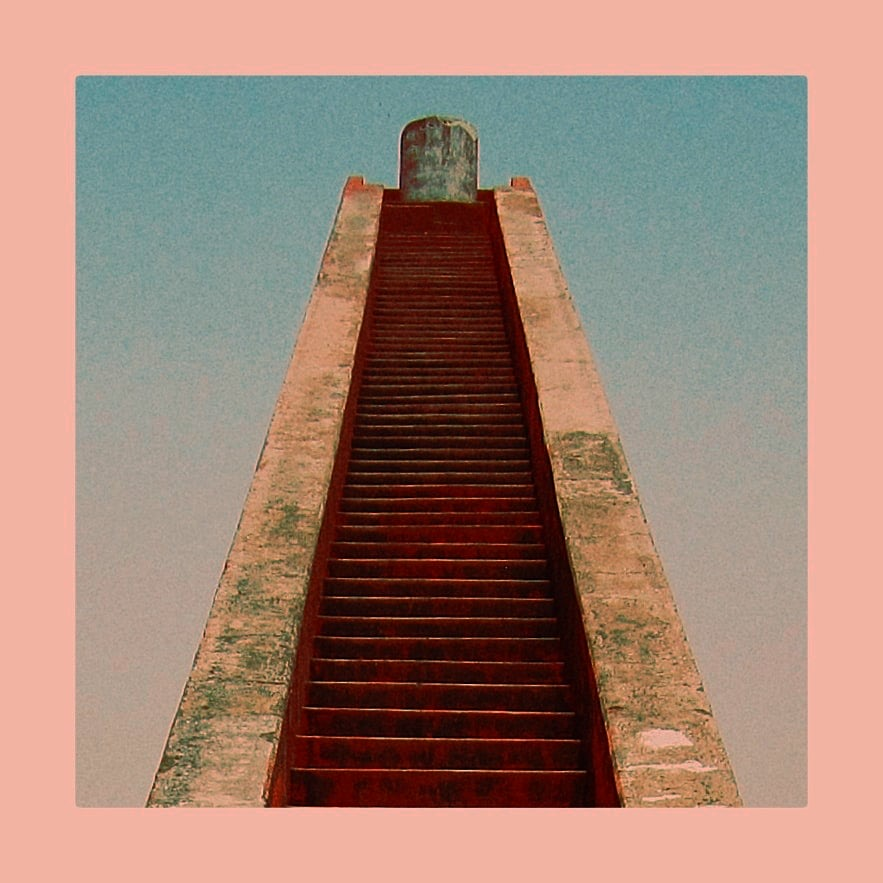
%> input picture stairs.jpeg, 883 x 883 px
$ octave test1.m   (GNU Octave 9; MATLAB toolbox functions it lacks are replaced by stand-ins)
%> lines starting %> are read from the running program, lines starting %| are printed output that depends on the picture
%Image learning
clc;clear all;close all;

X = imread('stairs.jpeg');
%> X is the input picture: size 883x883x3 uint8; mean R, G, B 163, 132.7, 118.6
x_gray = rgb2gray(X);
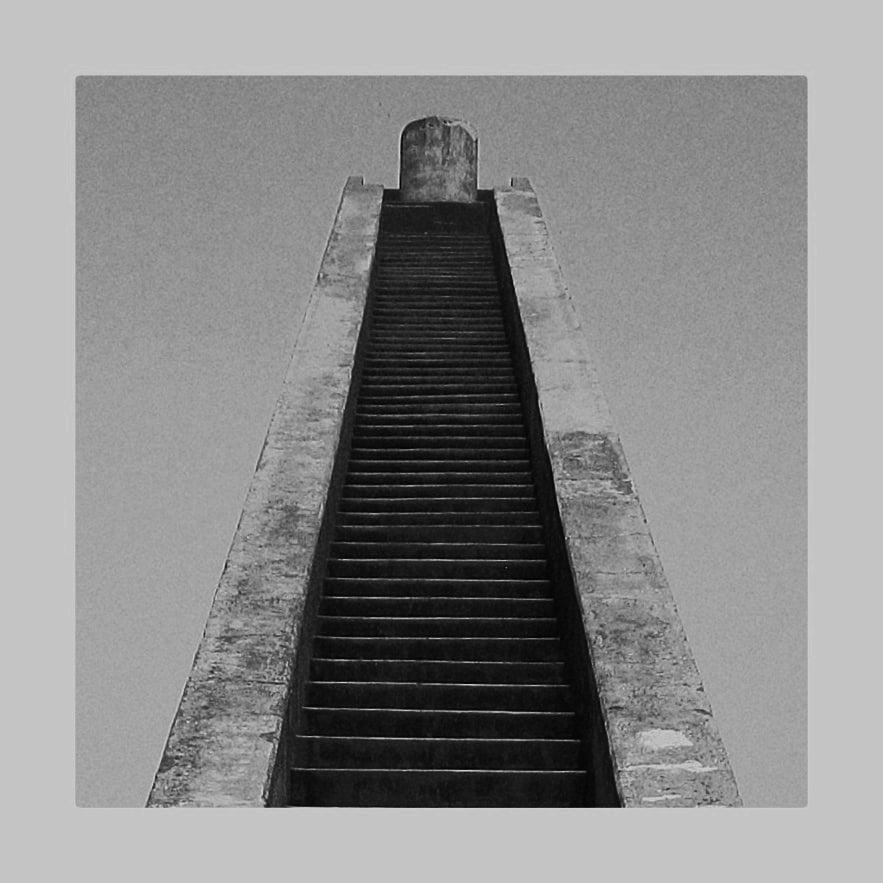
%> x_gray: size 883x883 uint8; min 2, max 215, mean 140.2
figure(1);
imshow(x_gray);
title('image');

Xf = fft2(x_gray);
phase = angle(fftshift(Xf));
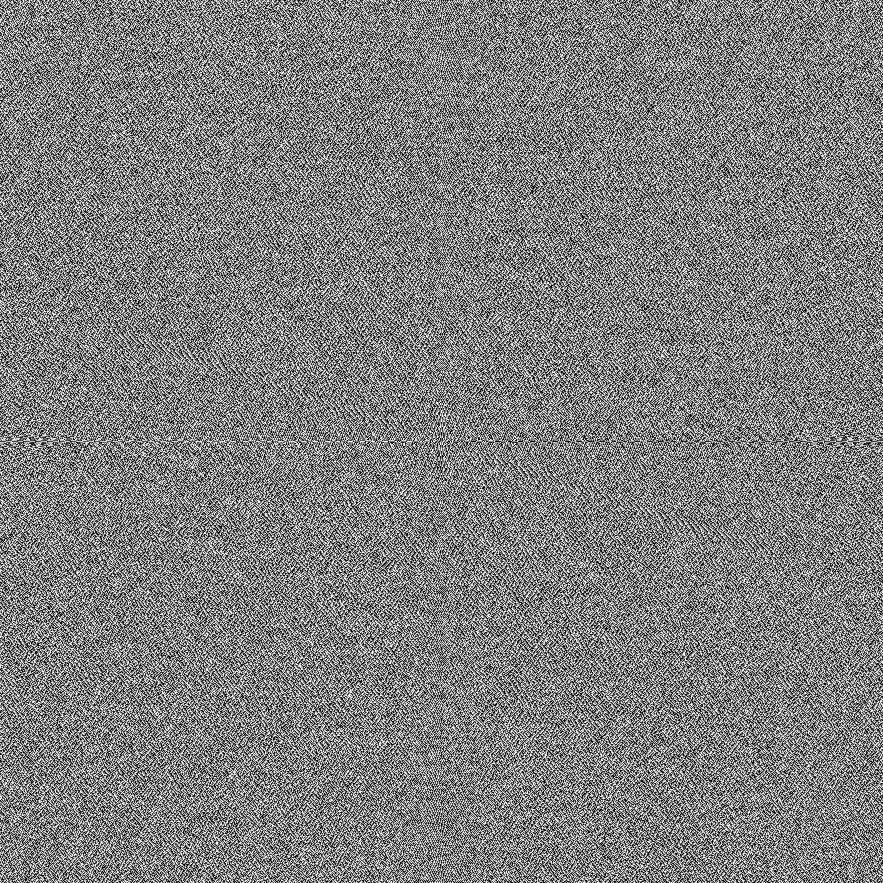
%> phase: size 883x883 double; min -3.14, max 3.14, mean 6.11e-18; drawn with min black and max white
F = log(abs(fftshift(Xf))+1);
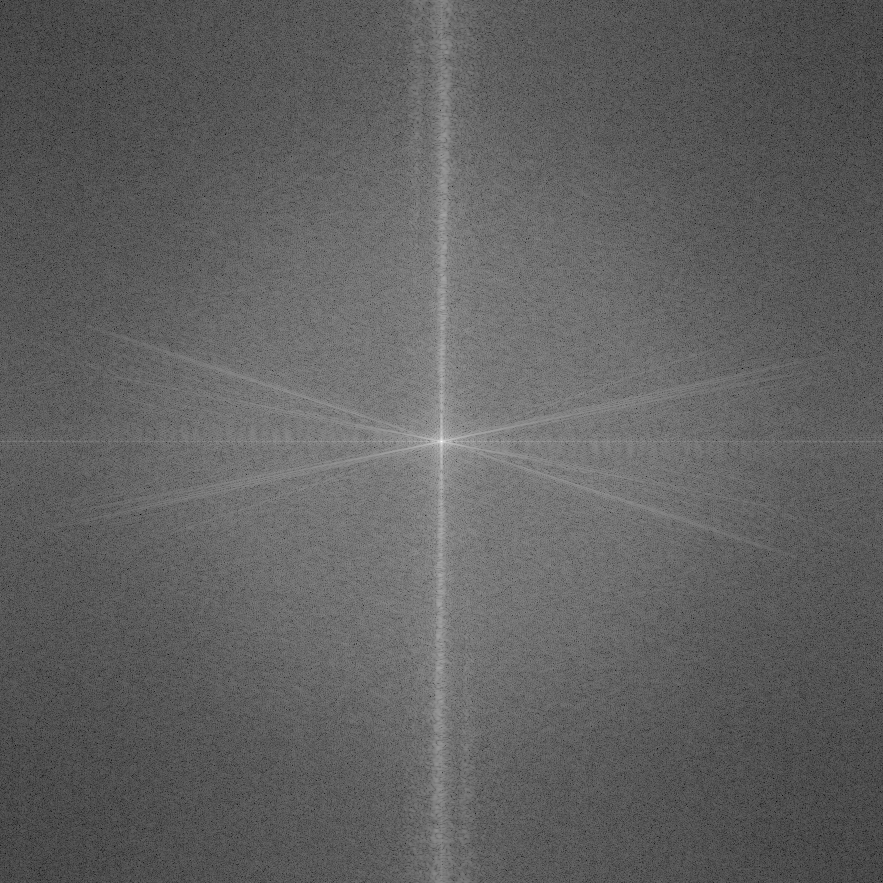
%> F: size 883x883 double; min 0.988, max 18.51, mean 7.67; drawn with min black and max white

figure(2);
imshow(phase,[]);
title('phase');
figure(3);
imshow(mat2gray(F),[]);
title('Mag-fftshift');
figure(4);
imshow(Xf);
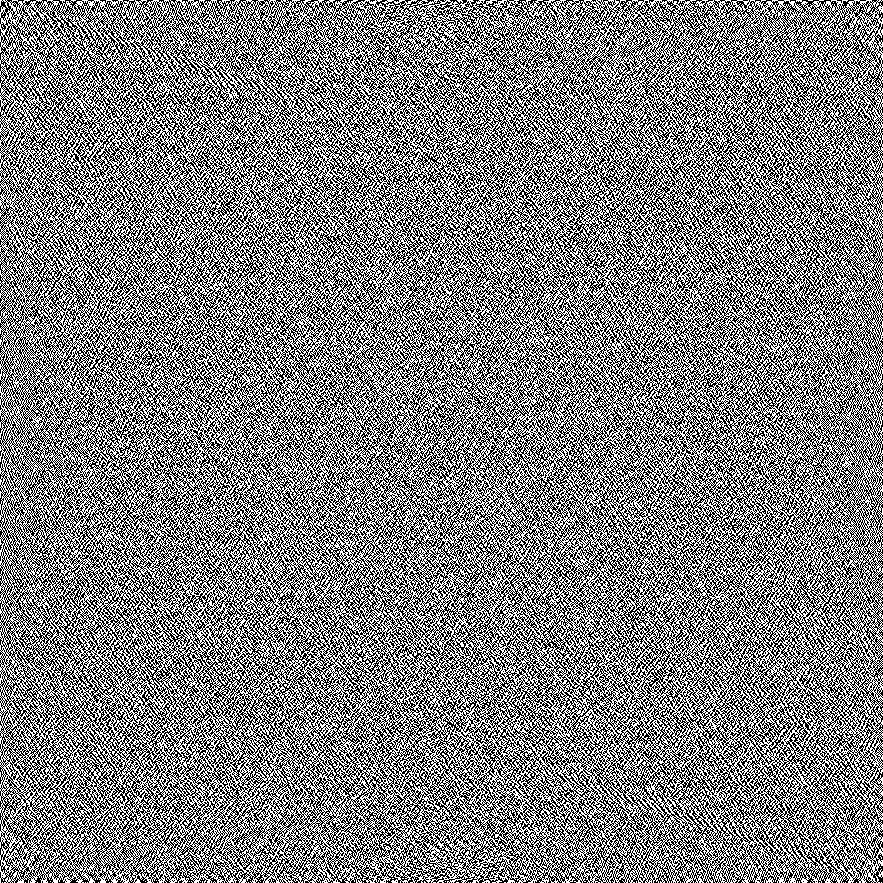
%> displayed picture: size 883x883, on the screen's scale of 0 to 255; min 0, max 255, mean 127.6
title('Mag');
